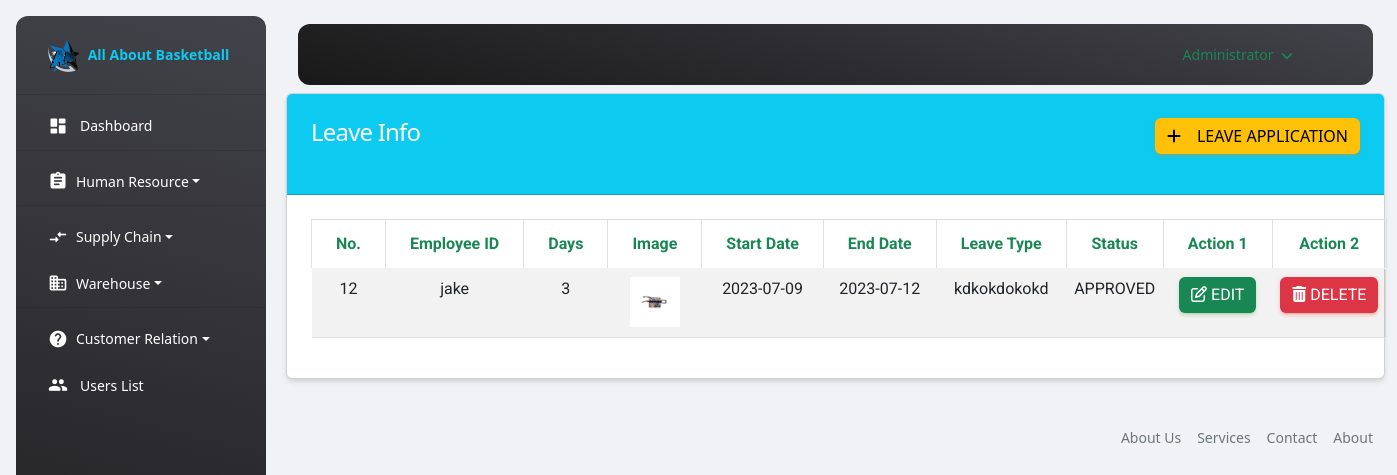
The app's page /admin/leave.php (signed in) with its own data.
### tables this page shows
CREATE TABLE `app_leave` (
  `id` int(11) NOT NULL,
  `leave_id` int(11) NOT NULL,
  `emp_name` text NOT NULL,
  `days` int(11) NOT NULL,
  `start_date` date NOT NULL DEFAULT current_timestamp(),
  `end_date` date NOT NULL DEFAULT current_timestamp(),
  `leave_type` mediumtext NOT NULL,
  `image` varchar(255) NOT NULL,
  `remarks` mediumtext NOT NULL,
  `status` mediumtext NOT NULL,
  `created_at` timestamp NOT NULL DEFAULT current_timestamp()
);

### functions/myfunctions.php (called while the page is built, shortened)
<?php
include('../config/dbcon.php');
function getAll($table)
{
    global $con;
    $query = "SELECT * FROM $table";
    return $query_run = mysqli_query($con, $query);
    exit();
}
?>

### admin/leave.php (the view, shortened to what this page needs)
<?php
include('includes/header.php');
?>
<div class="container">
    <div class="row">
        <div class="colmd-12">
           <div class="card">
               <div class="card-header bg-info">
                   <h4 class="text-white">Leave Info
                   <a href="add-leave-application.php" class = "btn btn-warning float-end"><i class="fas fa-plus me-3"></i>Leave Application</a>
                   </h4>
               </div>
               <div class="card-body" id="leave_table">
                   <table class="table table-bordered table-striped">
                       <thead>
                           <tr>
                                <th class="text-success fw-bold text-center">No.</th>
                               <th class="text-success fw-bold text-center">Employee ID</th>
                               <th class="text-success fw-bold text-center">Days</th>
                               <th class="text-success fw-bold text-center">Image</th>
                               <th class="text-success fw-bold text-center">Start Date</th>
                               <th class="text-success fw-bold text-center">End Date</th>
                               <th class="text-success fw-bold text-center">Leave Type</th>
                               <th class="text-success fw-bold text-center">Status</th>
                               <th class="text-success fw-bold text-center">Action 1</th>
                               <th class="text-success fw-bold text-center">Action 2</th>
                           </tr>
                       </thead>
                       <tbody>
                           <?php
                                $leaves = getAll('app_leave');
                                if(mysqli_num_rows($leaves) > 0)
                                {
                                    foreach($leaves as $item)
                                    {
                                        ?>
                                        <tr>
                                            <td class="text-center"><?= $item['id']; ?></td>
                                           <td class="text-center"><?= $item['emp_name']; ?></td>
                                           <td class="text-center"><?= $item['days']; ?></td>
                                           <td class="text-center">
                                                <img src="../uploads/<?= $item['image']; ?>" width = "50px" height = "50px">
                                            </td>
                                           <td class="text-center"><?= $item['start_date']; ?></td>
                                           <td class="text-center"><?= $item['end_date']; ?></td>
                                           <td class="text-center"><?= $item['leave_type']; ?></td>
                                            <td class="text-center"><?= $item['status']; ?></td>
                                            <td class="text-center">
                                                <a href="edit-leave.php?id=<?= $item['id']; ?>" class="btn btn-success"><i class="fa fa-edit me-1"></i>Edit</a>
                                            </td>
                                            <td class="text-center">
                                                <button type="button" class = "btn btn-danger delete_leave_btn" value = "<?= $item['id']; ?>"><i class="fa fa-trash me-1"></i>Delete</button>
                                            </td>
                                        </tr>
                                        <?php
                                    }
                                }
                                else
                                {
                                    echo "No Records Found";
                                }
                           ?>
                       </tbody>
                   </table>
               </div>
           </div>
        </div>
    </div>
    <?php include('includes/footer.php'); ?>

### records on screen
app_leave: id "12", emp_name "jake", days "3", image (picture), start_date "2023-07-09", end_date "2023-07-12", leave_type "kdkokdokokd", status "APPROVED"

### other values on screen
$_SESSION['auth_user']['name'] "Administrator"
